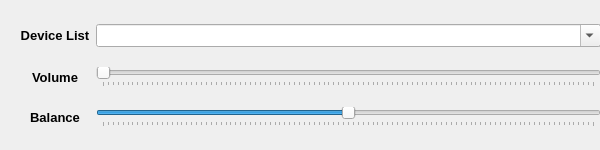
<?xml version="1.0" encoding="UTF-8"?>
<ui version="4.0">
 <class>musicEngine</class>
 <widget class="QWidget" name="musicEngine">
  <property name="geometry">
   <rect>
    <x>0</x>
    <y>0</y>
    <width>600</width>
    <height>150</height>
   </rect>
  </property>
  <property name="sizePolicy">
   <sizepolicy hsizetype="Preferred" vsizetype="Expanding">
    <horstretch>0</horstretch>
    <verstretch>0</verstretch>
   </sizepolicy>
  </property>
  <property name="minimumSize">
   <size>
    <width>600</width>
    <height>150</height>
   </size>
  </property>
  <property name="maximumSize">
   <size>
    <width>600</width>
    <height>150</height>
   </size>
  </property>
  <property name="font">
   <font>
    <pointsize>10</pointsize>
   </font>
  </property>
  <property name="windowTitle">
   <string>Form</string>
  </property>
  <widget class="QWidget" name="gridLayoutWidget">
   <property name="geometry">
    <rect>
     <x>20</x>
     <y>10</y>
     <width>581</width>
     <height>131</height>
    </rect>
   </property>
   <layout class="QGridLayout" name="gridLayout">
    <item row="3" column="1">
     <widget class="QLabel" name="volumeLabel">
      <property name="font">
       <font>
        <pointsize>10</pointsize>
        <weight>75</weight>
        <bold>true</bold>
       </font>
      </property>
      <property name="text">
       <string>Volume</string>
      </property>
      <property name="alignment">
       <set>Qt::AlignCenter</set>
      </property>
     </widget>
    </item>
    <item row="2" column="1">
     <widget class="QLabel" name="deviceListLabel">
      <property name="sizePolicy">
       <sizepolicy hsizetype="Maximum" vsizetype="Maximum">
        <horstretch>0</horstretch>
        <verstretch>0</verstretch>
       </sizepolicy>
      </property>
      <property name="font">
       <font>
        <weight>75</weight>
        <bold>true</bold>
       </font>
      </property>
      <property name="text">
       <string>Device List</string>
      </property>
      <property name="alignment">
       <set>Qt::AlignCenter</set>
      </property>
     </widget>
    </item>
    <item row="4" column="1">
     <widget class="QLabel" name="balanceLabel">
      <property name="font">
       <font>
        <pointsize>10</pointsize>
        <weight>75</weight>
        <bold>true</bold>
       </font>
      </property>
      <property name="text">
       <string>Balance</string>
      </property>
      <property name="alignment">
       <set>Qt::AlignCenter</set>
      </property>
     </widget>
    </item>
    <item row="2" column="2">
     <widget class="QComboBox" name="deviceList">
      <property name="sizePolicy">
       <sizepolicy hsizetype="Preferred" vsizetype="Preferred">
        <horstretch>0</horstretch>
        <verstretch>0</verstretch>
       </sizepolicy>
      </property>
      <property name="focusPolicy">
       <enum>Qt::ClickFocus</enum>
      </property>
      <property name="editable">
       <bool>true</bool>
      </property>
     </widget>
    </item>
    <item row="3" column="2">
     <widget class="QSlider" name="volume">
      <property name="sizePolicy">
       <sizepolicy hsizetype="Preferred" vsizetype="Fixed">
        <horstretch>0</horstretch>
        <verstretch>0</verstretch>
       </sizepolicy>
      </property>
      <property name="maximum">
       <number>100</number>
      </property>
      <property name="pageStep">
       <number>5</number>
      </property>
      <property name="orientation">
       <enum>Qt::Horizontal</enum>
      </property>
      <property name="tickPosition">
       <enum>QSlider::TicksBelow</enum>
      </property>
     </widget>
    </item>
    <item row="4" column="2">
     <widget class="QSlider" name="balance">
      <property name="sizePolicy">
       <sizepolicy hsizetype="Preferred" vsizetype="Fixed">
        <horstretch>0</horstretch>
        <verstretch>0</verstretch>
       </sizepolicy>
      </property>
      <property name="minimum">
       <number>-50</number>
      </property>
      <property name="maximum">
       <number>50</number>
      </property>
      <property name="orientation">
       <enum>Qt::Horizontal</enum>
      </property>
      <property name="tickPosition">
       <enum>QSlider::TicksBelow</enum>
      </property>
     </widget>
    </item>
   </layout>
  </widget>
 </widget>
 <resources/>
 <connections/>
</ui>
